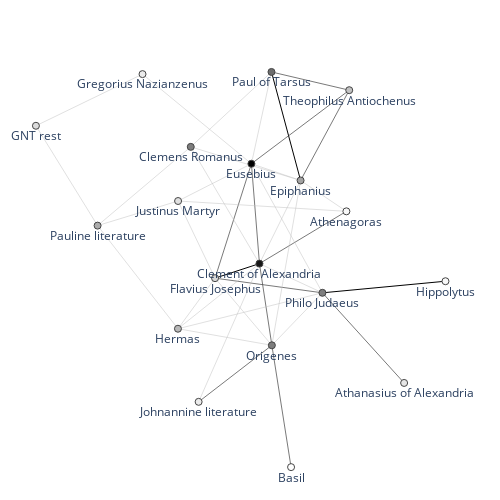

Notebook cell for this chart:
### Code cell
reload(textnet)
textnet.draw_2d_network(G)

### Figure 1 — Plotly figure (JSON) as saved in the notebook; plotly's stock layout.template omitted (floating-point values rounded to 4 significant figures)
{"data": [{"line": {"color": "#000000", "width": 1}, "mode": "lines", "type": "scatter", "x": [0.09842, 0.2319, null, 0.04336, -0.1603, null, 0.332, 0.8959, null], "y": [0.7289, 0.2542, null, -0.1096, -0.1732, null, -0.2373, -0.1866, null]}, {"line": {"color": "#404040", "width": 0.7}, "mode": "lines", "type": "scatter", "x": [0.09842, 0.4547, null, 0.4547, 0.006525, null, 0.4547, 0.2319, null, 0.006525, 0.04336, null, 0.006525, -0.1603, null, 0.04336, 0.4418, null, 0.04336, 0.1002, null, 0.1002, -0.2354, null, 0.1002, 0.1882, null, 0.332, 0.7064, null, 0.332, -0.1603, null], "y": [0.7289, 0.6492, null, 0.6492, 0.3274, null, 0.6492, 0.2542, null, 0.3274, -0.1096, null, 0.3274, -0.1732, null, -0.1096, 0.1192, null, -0.1096, -0.4669, null, -0.4669, -0.7143, null, -0.4669, -1, null, -0.2373, -0.6317, null, -0.2373, -0.1732, null]}, {"line": {"color": "#C0C0C0", "width": 0.5}, "mode": "lines", "type": "scatter", "x": [0.09842, -0.2716, null, 0.09842, 0.006525, null, -0.2716, -0.6985, null, -0.2716, 0.04336, null, -0.2716, 0.2319, null, 0.006525, -0.3297, null, 0.006525, 0.2319, null, 0.006525, -0.4926, null, 0.006525, 0.332, null, 0.2319, 0.4418, null, 0.2319, 0.1002, null, 0.2319, 0.04336, null, -0.6985, -0.3303, null, -0.6985, -0.9812, null, -0.6985, -0.3297, null, 0.04336, -0.3303, null, 0.04336, -0.2354, null, 0.04336, 0.332, null, -0.3303, 0.1002, null, -0.3303, 0.332, null, -0.3303, -0.1603, null, 0.1002, 0.332, null, 0.1002, -0.1603, null, -0.1603, -0.3297, null, -0.9812, -0.4926, null, -0.3297, 0.4418, null], "y": [0.7289, 0.4012, null, 0.7289, 0.3274, null, 0.4012, 0.05669, null, 0.4012, -0.1096, null, 0.4012, 0.2542, null, 0.3274, 0.1644, null, 0.3274, 0.2542, null, 0.3274, 0.7195, null, 0.3274, -0.2373, null, 0.2542, 0.1192, null, 0.2542, -0.4669, null, 0.2542, -0.1096, null, 0.05669, -0.3945, null, 0.05669, 0.4934, null, 0.05669, 0.1644, null, -0.1096, -0.3945, null, -0.1096, -0.7143, null, -0.1096, -0.2373, null, -0.3945, -0.4669, null, -0.3945, -0.2373, null, -0.3945, -0.1732, null, -0.4669, -0.2373, null, -0.4669, -0.1732, null, -0.1732, 0.1644, null, 0.4934, 0.7195, null, 0.1644, 0.1192, null]}, {"hoverinfo": "text", "hovertext": ["4", "4", "3", "8", "7", "4", "9", "5", "7", "7", "6", "2", "4", "2", "3", "2", "1", "1", "1"], "marker": {"color": [73, 67, 42, 110, 53, 50, 102, 46, 67, 66, 32, 30, 27, 21, 11, 21, 5, 24, 10], "colorbar": {"thickness": 15, "title": {"side": "right", "text": "degree"}, "xanchor": "left"}, "colorscale": [[0, "rgb(255,255,255)"], [0.125, "rgb(240,240,240)"], [0.25, "rgb(217,217,217)"], [0.375, "rgb(189,189,189)"], [0.5, "rgb(150,150,150)"], [0.625, "rgb(115,115,115)"], [0.75, "rgb(82,82,82)"], [0.875, "rgb(37,37,37)"], [1, "rgb(0,0,0)"]], "line": {"width": 1}, "showscale": false, "size": 7}, "mode": "markers+text", "text": ["Paul of Tarsus", "Clemens Romanus", "Theophilus Antiochenus", "Eusebius", "Epiphanius", "Pauline literature", "Clement of Alexandria", "Hermas", "Origenes", "Philo Judaeus", "Flavius Josephus", "GNT rest", "Justinus Martyr", "Gregorius Nazianzenus", "Athenagoras", "Johnannine literature", "Basil", "Athanasius of Alexandria", "Hippolytus"], "textposition": "bottom center", "type": "scatter", "x": [0.09842, -0.2716, 0.4547, 0.006525, 0.2319, -0.6985, 0.04336, -0.3303, 0.1002, 0.332, -0.1603, -0.9812, -0.3297, -0.4926, 0.4418, -0.2354, 0.1882, 0.7064, 0.8959], "y": [0.7289, 0.4012, 0.6492, 0.3274, 0.2542, 0.05669, -0.1096, -0.3945, -0.4669, -0.2373, -0.1732, 0.4934, 0.1644, 0.7195, 0.1192, -0.7143, -1, -0.6317, -0.1866]}, {"hoverinfo": "text", "marker": {"opacity": 0}, "mode": "markers", "opacity": 0, "text": ["2", "3", "2", "4", "2", "2", "2", "3", "3", "2", "3", "2", "2", "2", "3", "2", "2", "2", "2", "2", "2", "2", "3", "3", "2", "2", "4", "2", "2", "2", "3", "3", "2", "2", "3", "4", "3", "2", "2", "2"], "type": "scatter", "x": [-0.08657, 0.2766, 0.05247, 0.1651, -0.485, -0.1141, -0.01985, 0.2306, 0.3433, -0.1616, 0.02494, 0.1192, -0.243, 0.1692, -0.07686, 0.3368, 0.166, 0.1376, -0.5144, -0.8398, -0.5141, -0.1435, 0.2426, 0.07178, -0.09602, 0.1877, -0.05845, -0.115, 0.0008419, -0.2453, -0.06759, 0.1442, 0.2161, -0.03002, 0.5192, 0.6139, 0.08585, -0.245, -0.7369, 0.05608], "y": [0.5651, 0.6891, 0.5282, 0.4916, 0.229, 0.1458, 0.3277, 0.4883, 0.4517, 0.2459, 0.1089, 0.2908, 0.5235, 0.04505, 0.07709, 0.1867, -0.1064, 0.07231, -0.1689, 0.2751, 0.1105, -0.252, 0.004798, -0.2883, -0.4119, -0.1735, -0.1414, -0.4307, -0.3159, -0.2839, -0.5906, -0.7335, -0.3521, -0.3201, -0.4345, -0.212, -0.2053, -0.00444, 0.6064, 0.1418]}], "layout": {"autosize": false, "height": 500, "hovermode": "closest", "margin": {"b": 10, "l": 10, "r": 10, "t": 10}, "plot_bgcolor": "rgba(0,0,0,0)", "showlegend": false, "title": {"font": {"size": 16}}, "width": 500, "xaxis": {"range": [-1.1, 1.1], "showgrid": false, "showticklabels": false, "zeroline": false}, "yaxis": {"range": [-1.1, 1], "showgrid": false, "showticklabels": false, "zeroline": false}}}
